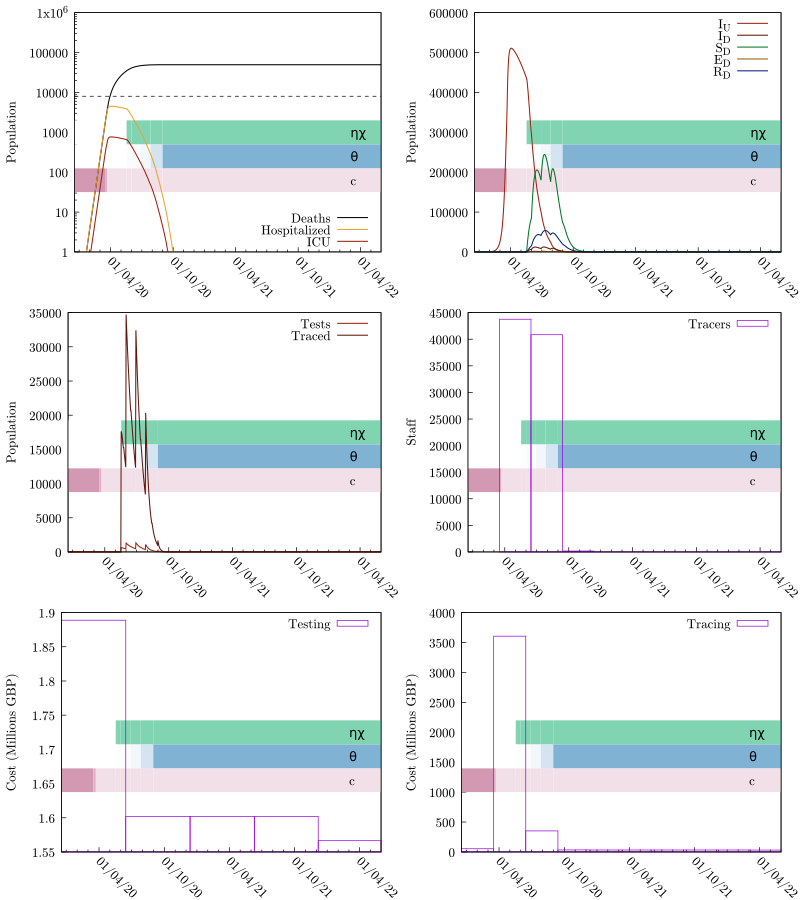

gnuplot code for this plot:
set terminal pdfcairo color enhanced dashed font "cmr10,14" size 8,9
seed="ptti-scenario-3a"
set output sprintf("%s.pdf", seed)
set multiplot layout 3,2
odefile=sprintf("%s-out-0.tsv", seed)
ttfile=sprintf("%s-out-0-testtrace.tsv", seed)
trfile=sprintf("%s-out-0-trcosts.tsv", seed)
tefile=sprintf("%s-out-0-tecosts.tsv", seed)
etimesfile=sprintf("%s-events.gp", seed)

set tics nomirror
set ylabel 'Population'

set yrange [0:]

set style fill transparent solid 0.25 noborder

# Colors
color_SU = '#00aa55'
color_SD = '#007722'

color_EU = '#eba134'
color_ED = '#945e0f'

color_IU = '#9c210e'
color_ID = '#5e160b'

color_RU = '#0055aa'
color_RD = '#002277'

# These are from the economic model inputs
Hospitalized_Pct_Deaths=0.44
ICU_Fatality=0.59
ICU_Pct=0.17
IFR=0.008
Non_ICU_Fatality=0.36

HF = IFR*Hospitalized_Pct_Deaths/(ICU_Pct*ICU_Fatality+(1-ICU_Pct)*Non_ICU_Fatality)
ICUF = HF*ICU_Pct

set key bottom right
set xdata time
set timefmt "%Y-%m-%d %H:%M:%S"
set format x "%d/%m/%y"

load etimesfile

set xtics rotate by -45 3600*24*30*6

set yrange [1:1e6]
set log y

set arrow from graph 0, first 8000 to graph 1, first 8000 nohead lc 0 dt '--'
plot odefile u 1:(($9+$10)*IFR) w l lw 1.5 lc 0 ti "Deaths", "" u 1:(($7+$8)*HF) w l lw 1.5 lc rgb color_EU ti "Hospitalized", "" u 1:(($7+$8)*ICUF) w l lw 1.5 lc rgb color_IU ti "ICU"

unset log y
unset arrow

set autoscale y
set yrange [0:]
set key top right

# set y2tics 0.5
# set y2range [0:4]

plot odefile u 1:7 w l lw 1.5 lc rgb color_IU ti "I_U", odefile u 1:8 w l lw 1.5 lc rgb color_ID ti "I_D", \
     odefile u 1:4 w l lw 1.5 lc rgb color_SD ti "S_D", odefile u 1:6 w l lw 1.5 lc rgb color_ED ti "E_D", \
     odefile u 1:10 w l lw 1.5 lc rgb color_RD ti "R_D"#, odefile u 1:13 w l axis x1y2 lc 0 ti "R"


plot ttfile u 1:3 w l lw 1.5 lc rgb color_IU ti "Tests", ttfile u 1:4 w l lw 1.5 lc rgb color_ID ti "Traced"

unset log y
unset yrange
set autoscale y
set style fill empty

set ylabel "Staff"
plot trfile u 1:5 w boxes ti "Tracers"

set ylabel "Cost (Millions GBP)"
plot tefile u 1:($5/1000000) w boxes ti "Testing"
plot trfile u 1:($6/1000000) w boxes ti "Tracing"

unset multiplot
set output
